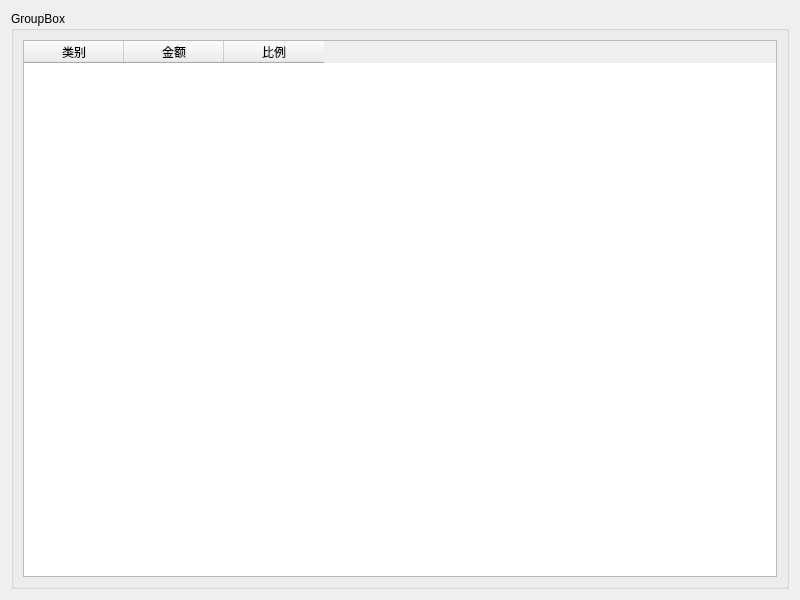
<?xml version="1.0" encoding="UTF-8"?>
<ui version="4.0">
 <class>month_pie_chart_widget</class>
 <widget class="QWidget" name="month_pie_chart_widget">
  <property name="geometry">
   <rect>
    <x>0</x>
    <y>0</y>
    <width>800</width>
    <height>600</height>
   </rect>
  </property>
  <property name="windowTitle">
   <string>Form</string>
  </property>
  <layout class="QVBoxLayout" name="verticalLayout">
   <item>
    <widget class="QGroupBox" name="groupBox_month">
     <property name="title">
      <string>GroupBox</string>
     </property>
     <layout class="QHBoxLayout" name="horizontalLayout" stretch="1,3">
      <item>
       <widget class="QTableWidget" name="tableWidget_month_class">
        <column>
         <property name="text">
          <string>类别</string>
         </property>
        </column>
        <column>
         <property name="text">
          <string>金额</string>
         </property>
        </column>
        <column>
         <property name="text">
          <string>比例</string>
         </property>
        </column>
       </widget>
      </item>
      <item>
       <layout class="QHBoxLayout" name="horizontalLayout_chart"/>
      </item>
     </layout>
    </widget>
   </item>
  </layout>
 </widget>
 <resources/>
 <connections/>
</ui>
